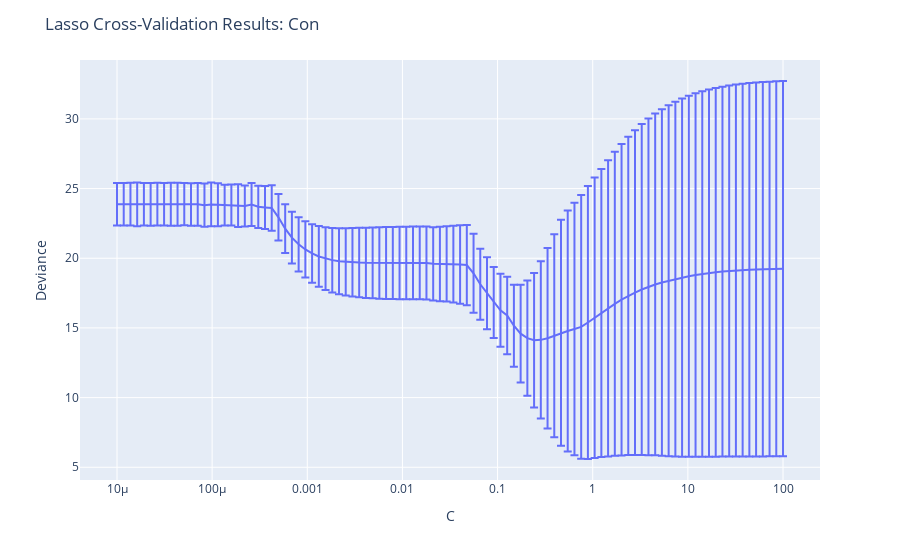

Notebook cell for this chart:
### Code cell
y_name = 'Con'
cv_results = pd.DataFrame({'C': Cs,
                           'deviance': deviance_mean_dict[y_name],
                           'std_error': deviance_std_dict[y_name]})

fig = px.line(cv_results, x='C', y='deviance')
fig.update_layout(title='Lasso Cross-Validation Results: ' + y_name,
                  xaxis_title='C',
                  xaxis_type='log',
                  yaxis_title='Deviance')
fig.update_traces(error_y=dict(type='data', array=cv_results['std_error']))


fig.show()
